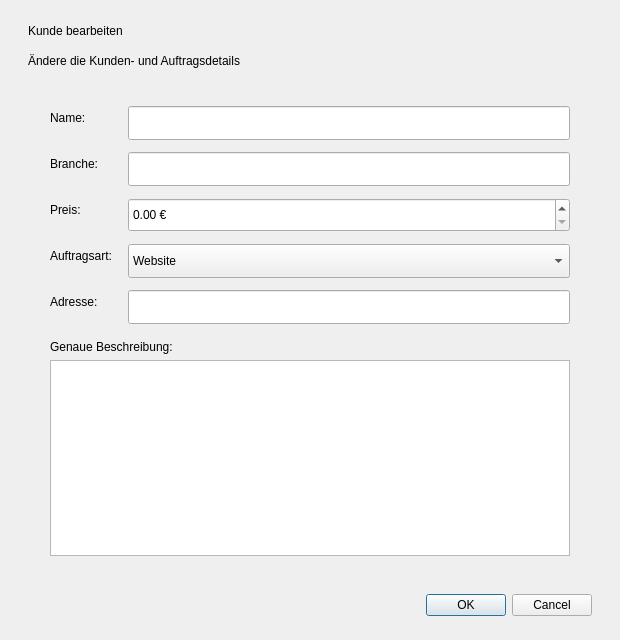
<?xml version="1.0" encoding="UTF-8"?>
<ui version="4.0">
 <class>kundenBearbeitenWindow</class>
 <widget class="QDialog" name="kundenBearbeitenWindow">
  <property name="geometry">
   <rect>
    <x>0</x>
    <y>0</y>
    <width>620</width>
    <height>640</height>
   </rect>
  </property>
  <property name="minimumSize">
   <size>
    <width>560</width>
    <height>560</height>
   </size>
  </property>
  <property name="windowTitle">
   <string>Kunde bearbeiten</string>
  </property>
  <layout class="QVBoxLayout" name="dialogLayout">
   <property name="spacing">
    <number>16</number>
   </property>
   <property name="leftMargin">
    <number>28</number>
   </property>
   <property name="topMargin">
    <number>24</number>
   </property>
   <property name="rightMargin">
    <number>28</number>
   </property>
   <property name="bottomMargin">
    <number>24</number>
   </property>
   <item>
    <widget class="QLabel" name="sectionTitle">
     <property name="text">
      <string>Kunde bearbeiten</string>
     </property>
    </widget>
   </item>
   <item>
    <widget class="QLabel" name="sectionSubtitle">
     <property name="text">
      <string>Ändere die Kunden- und Auftragsdetails</string>
     </property>
    </widget>
   </item>
   <item>
    <widget class="QFrame" name="tableCard">
     <layout class="QVBoxLayout" name="cardLayout">
      <property name="spacing">
       <number>16</number>
      </property>
      <property name="leftMargin">
       <number>22</number>
      </property>
      <property name="topMargin">
       <number>22</number>
      </property>
      <property name="rightMargin">
       <number>22</number>
      </property>
      <property name="bottomMargin">
       <number>22</number>
      </property>
      <item>
       <layout class="QFormLayout" name="formLayout">
        <property name="labelAlignment">
         <set>Qt::AlignmentFlag::AlignLeading|Qt::AlignmentFlag::AlignLeft|Qt::AlignmentFlag::AlignVCenter</set>
        </property>
        <property name="horizontalSpacing">
         <number>16</number>
        </property>
        <property name="verticalSpacing">
         <number>12</number>
        </property>
        <item row="0" column="0">
         <widget class="QLabel" name="label">
          <property name="text">
           <string>Name:</string>
          </property>
         </widget>
        </item>
        <item row="0" column="1">
         <widget class="QLineEdit" name="nameTextEdit">
          <property name="minimumSize">
           <size>
            <width>0</width>
            <height>34</height>
           </size>
          </property>
          <property name="maximumSize">
           <size>
            <width>16777215</width>
            <height>34</height>
           </size>
          </property>
         </widget>
        </item>
        <item row="1" column="0">
         <widget class="QLabel" name="label_2">
          <property name="text">
           <string>Branche:</string>
          </property>
         </widget>
        </item>
        <item row="1" column="1">
         <widget class="QLineEdit" name="brancheTextEdit">
          <property name="minimumSize">
           <size>
            <width>0</width>
            <height>34</height>
           </size>
          </property>
          <property name="maximumSize">
           <size>
            <width>16777215</width>
            <height>34</height>
           </size>
          </property>
         </widget>
        </item>
        <item row="2" column="0">
         <widget class="QLabel" name="label_3">
          <property name="text">
           <string>Preis:</string>
          </property>
         </widget>
        </item>
        <item row="2" column="1">
         <widget class="QDoubleSpinBox" name="doubleSpinBox">
          <property name="minimumSize">
           <size>
            <width>0</width>
            <height>34</height>
           </size>
          </property>
          <property name="suffix">
           <string> €</string>
          </property>
          <property name="maximum">
           <double>9999.989999999999782</double>
          </property>
          <property name="singleStep">
           <double>0.250000000000000</double>
          </property>
         </widget>
        </item>
        <item row="3" column="0">
         <widget class="QLabel" name="label_4">
          <property name="text">
           <string>Auftragsart:</string>
          </property>
         </widget>
        </item>
        <item row="3" column="1">
         <widget class="QComboBox" name="comboBox">
          <property name="minimumSize">
           <size>
            <width>0</width>
            <height>34</height>
           </size>
          </property>
          <item>
           <property name="text">
            <string>Website</string>
           </property>
          </item>
          <item>
           <property name="text">
            <string>Support</string>
           </property>
          </item>
          <item>
           <property name="text">
            <string>cstm. Produkt</string>
           </property>
          </item>
         </widget>
        </item>
        <item row="4" column="0">
         <widget class="QLabel" name="label_6">
          <property name="text">
           <string>Adresse:</string>
          </property>
         </widget>
        </item>
        <item row="4" column="1">
         <widget class="QLineEdit" name="adresseTextEdit">
          <property name="minimumSize">
           <size>
            <width>0</width>
            <height>34</height>
           </size>
          </property>
          <property name="maximumSize">
           <size>
            <width>16777215</width>
            <height>34</height>
           </size>
          </property>
         </widget>
        </item>
       </layout>
      </item>
      <item>
       <layout class="QVBoxLayout" name="beschreibungLayout">
        <property name="spacing">
         <number>6</number>
        </property>
        <item>
         <widget class="QLabel" name="label_5">
          <property name="text">
           <string>Genaue Beschreibung:</string>
          </property>
         </widget>
        </item>
        <item>
         <widget class="QPlainTextEdit" name="beschreibungTextEdit">
          <property name="minimumSize">
           <size>
            <width>0</width>
            <height>140</height>
           </size>
          </property>
          <property name="plainText">
           <string/>
          </property>
         </widget>
        </item>
       </layout>
      </item>
     </layout>
    </widget>
   </item>
   <item>
    <widget class="QDialogButtonBox" name="buttonBox">
     <property name="orientation">
      <enum>Qt::Orientation::Horizontal</enum>
     </property>
     <property name="standardButtons">
      <set>QDialogButtonBox::StandardButton::Cancel|QDialogButtonBox::StandardButton::Ok</set>
     </property>
    </widget>
   </item>
  </layout>
 </widget>
 <resources/>
 <connections>
  <connection>
   <sender>buttonBox</sender>
   <signal>accepted()</signal>
   <receiver>kundenBearbeitenWindow</receiver>
   <slot>accept()</slot>
   <hints>
    <hint type="sourcelabel">
     <x>248</x>
     <y>254</y>
    </hint>
    <hint type="destinationlabel">
     <x>157</x>
     <y>274</y>
    </hint>
   </hints>
  </connection>
  <connection>
   <sender>buttonBox</sender>
   <signal>rejected()</signal>
   <receiver>kundenBearbeitenWindow</receiver>
   <slot>reject()</slot>
   <hints>
    <hint type="sourcelabel">
     <x>316</x>
     <y>260</y>
    </hint>
    <hint type="destinationlabel">
     <x>286</x>
     <y>274</y>
    </hint>
   </hints>
  </connection>
 </connections>
</ui>
